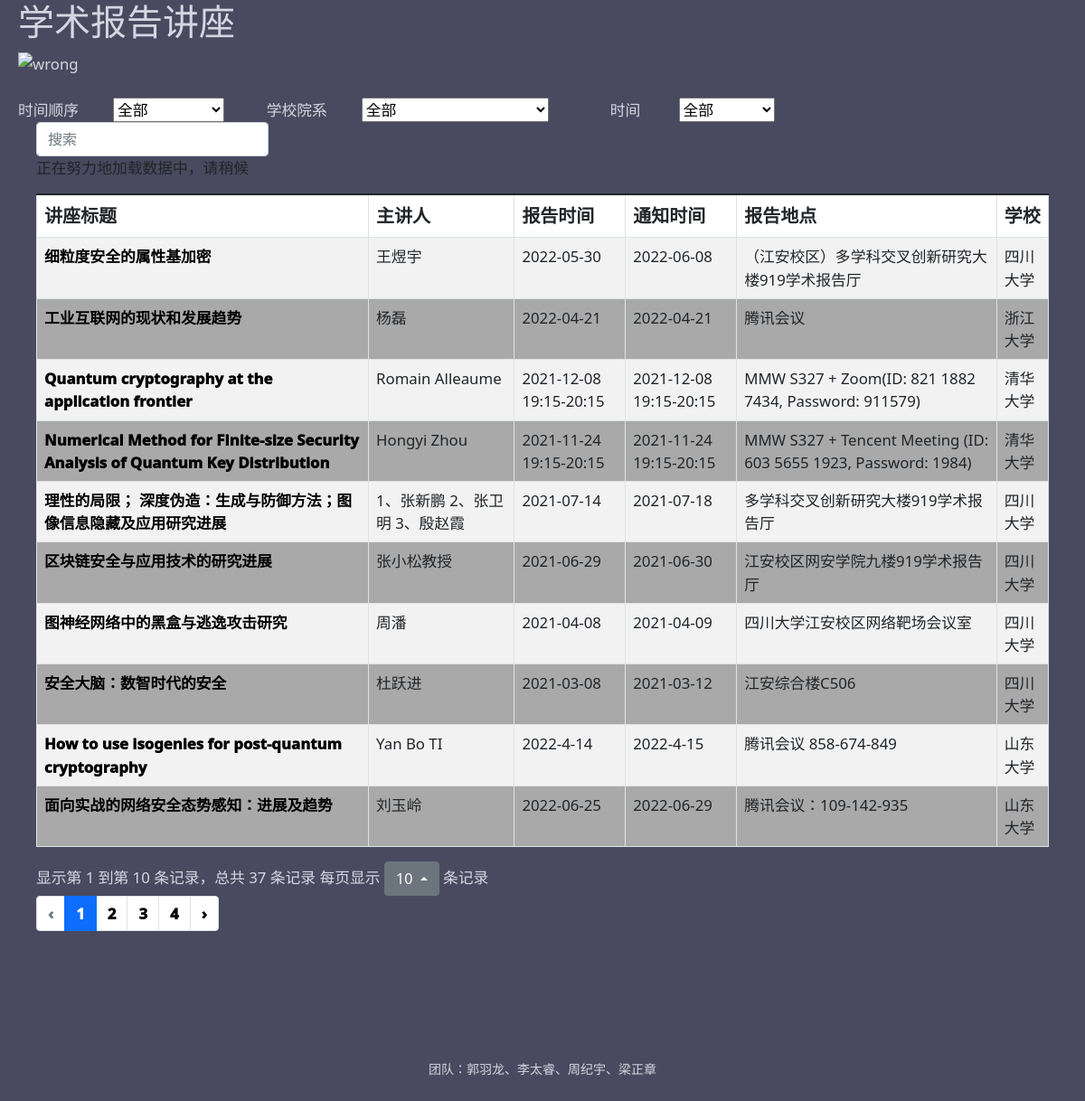
/order&year, run on the app's committed database.
### tables this page shows
CREATE TABLE inf(university text,link text PRIMARY KEY,title text,time text,speaker text,place text, rel_time text);

### app.py (the view)
@app.route('/order&year')
def website4():  # put application's code here
    sql = '''select *
         from inf
         where time like '%2021%'
         or time like '%2022%'
         order by time desc
         '''
    datalist = use_db(sql)
    return render_template("year.html", reports=datalist)

### app.py (called while the page is built)
def use_db(sql_order):
    conn = sqlite3.connect('lecture.db')
    datalist = []
    cur = conn.cursor()
    cur.execute(sql_order)
    results = cur.fetchall()
    for row in results:
        datalist.append(row)
    conn.commit()
    conn.close()
    return datalist

### templates/year.html (shortened to what this page needs)
<!DOCTYPE html>
<html lang="en">
<head>
    <link rel="stylesheet" href="/static/css/style.css">
    <link rel="stylesheet" href="/static/css">
    <link href="https://cdn.jsdelivr.net/npm/bootstrap@5.1.3/dist/css/bootstrap.min.css" rel="stylesheet"
>
    <link rel="stylesheet" href="https://cdn.jsdelivr.net/npm/bootstrap-icons@1.7.2/font/bootstrap-icons.css">
    <link rel="stylesheet" href="https://unpkg.com/bootstrap-table@1.20.2/dist/bootstrap-table.min.css">
    <link rel="stylesheet" href="/static/src/jquery.page.css">
</head>
<body style="margin-left: 20px; margin-right: 20px; ">
<h1 class="content">学术报告讲座</h1>
<div>
    <img
            src="https://www.cs.tsinghua.edu.cn/images/list-banner.png"
            height="120px"
            width="1350"
    alt="wrong"
    />
</div>
<br/>
<span class="kg">时间顺序</span
>&emsp; &emsp;<label>
    <select onchange="window.open(this.options[this.selectedIndex].value)">
        <option value="/">全部</option>
    </select>
</label>
<span class="kg">学校院系</span
>&emsp; &emsp;<label for=""></label><select onchange="window.open(this.options[this.selectedIndex].value)">
    <option value="/" selected>全部</option>
</select>
&emsp; &emsp; &emsp; 时间&emsp; &emsp;
    <select onchange="window.open(this.options[this.selectedIndex].value)">
        <option value="/">全部</option>
    </select>
<div style="margin-left: 20px; margin-right: 20px; ">
<table
        id='table_page'
        class="table-striped"
>
    {% for report in reports %}
        <tr>
            <th><a href="{{ report[1] }}" target="_blank">
                {{ report[2] }} </a></th>
            <th>{{ report[4] }}</th>
            <th>{{ report[6] }}</th>
            <th>{{ report[3] }}</th>
            <th>{{ report[5] }}</th>
            <th >{{ report[0] }}</th>
        </tr>
    {% endfor %}
</table>
</div>
<br><br><br>
<div style="text-align:center;margin:50px 0; font:normal 14px/24px 'MicroSoft YaHei';">
<p>团队：郭羽龙、李太睿、周纪宇、梁正章</p>
</div>
</body>
</html>

### static/css/style.css (style rules this page uses)
tr:nth-child(odd) { background-color: #ffffff; }
tr:nth-child(even) { background-color: rgb(169, 169, 169); }
a { font-weight: 1000; color: #000000; }
a:link { text-decoration: none; color:black; }

### data on the page
inf: title "细粒度安全的属性基加密", speaker "王煜宇", rel_time "2022-05-30", time "2022-06-08", place "（江安校区）多学科交叉创新研究大楼919学术报告厅", university "四川大学"
inf: title "工业互联网的现状和发展趋势", speaker "杨磊", rel_time "2022-04-21", time "2022-04-21", place "腾讯会议", university "浙江大学"
inf: title "Quantum cryptography at the application frontier", speaker "Romain Alleaume", rel_time "2021-12-08 19:15-20:15", time "2021-12-08 19:15-20:15", place "MMW S327 + Zoom(ID: 821 1882 7434, Password: 911579)", university "清华大学"
inf: title "Numerical Method for Finite-size Security Analysis of Quantum Key Distribution", speaker "Hongyi Zhou", rel_time "2021-11-24 19:15-20:15", time "2021-11-24 19:15-20:15", place "MMW S327 + Tencent Meeting (ID: 603 5655 1923, Password: 1984)", university "清华大学"
inf: title "理性的局限； 深度伪造：生成与防御方法；图像信息隐藏及应用研究进展", speaker "1、张新鹏 2、张卫明 3、殷赵霞", rel_time "2021-07-14", time "2021-07-18", place "多学科交叉创新研究大楼919学术报告厅", university "四川大学"
inf: title "区块链安全与应用技术的研究进展", speaker "张小松教授", rel_time "2021-06-29", time "2021-06-30", place "江安校区网安学院九楼919学术报告厅", university "四川大学"
inf: title "图神经网络中的黑盒与逃逸攻击研究", speaker "周潘", rel_time "2021-04-08", time "2021-04-09", place "四川大学江安校区网络靶场会议室", university "四川大学"
inf: title "安全大脑：数智时代的安全", speaker "杜跃进", rel_time "2021-03-08", time "2021-03-12", place "江安综合楼C506", university "四川大学"
inf: title "How to use isogenies for post-quantum cryptography", speaker "Yan Bo TI", rel_time "2022-4-14", time "2022-4-15", place "腾讯会议 858-674-849", university "山东大学"
inf: title "面向实战的网络安全态势感知：进展及趋势", speaker "刘玉岭", rel_time "2022-06-25", time "2022-06-29", place "腾讯会议：109-142-935", university "山东大学"
